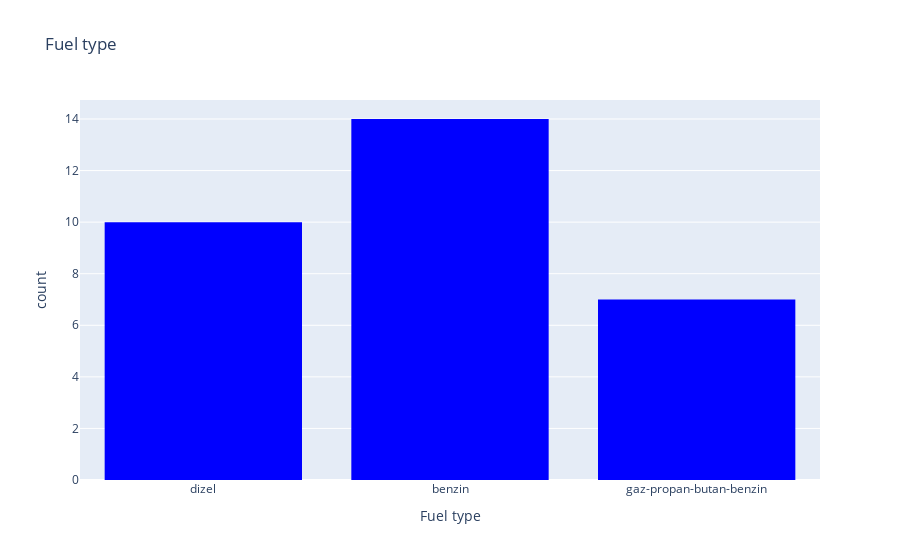

Notebook source saved alongside this figure:
### Code cell
fig = px.histogram(df, x="fuel", 
                   labels= {"fuel": "Fuel type"},
                   title="Fuel type",
                   color_discrete_sequence=["blue"])

fig.show()

### Figure 1 — Plotly figure (JSON) as saved in the notebook; plotly's stock layout.template omitted (floating-point values rounded to 4 significant figures)
{"data": [{"alignmentgroup": "True", "bingroup": "x", "hovertemplate": "Fuel type=%{x}<br>count=%{y}<extra></extra>", "legendgroup": "", "marker": {"color": "blue", "pattern": {"shape": ""}}, "name": "", "offsetgroup": "", "orientation": "v", "showlegend": false, "type": "histogram", "x": ["dizel", "benzin", "gaz-propan-butan-benzin", "dizel", "benzin", "benzin", "benzin", "benzin", "gaz-propan-butan-benzin", "gaz-propan-butan-benzin", "benzin", "dizel", "dizel", "benzin", "dizel", "dizel", "dizel", "benzin", "benzin", "benzin", "benzin", "benzin", "gaz-propan-butan-benzin", "gaz-propan-butan-benzin", "benzin", "gaz-propan-butan-benzin", "dizel", "dizel", "benzin", "gaz-propan-butan-benzin", "dizel"], "xaxis": "x", "yaxis": "y"}], "layout": {"barmode": "relative", "legend": {"tracegroupgap": 0}, "title": {"text": "Fuel type"}, "xaxis": {"anchor": "y", "domain": [0, 1], "title": {"text": "Fuel type"}}, "yaxis": {"anchor": "x", "domain": [0, 1], "title": {"text": "count"}}}}
